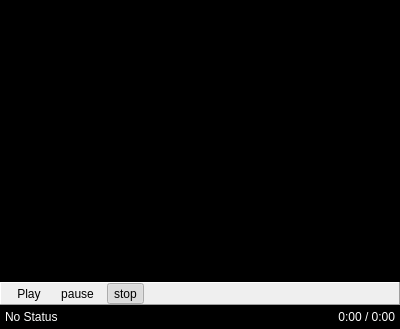
<?xml version="1.0" encoding="UTF-8"?>
<ui version="4.0">
 <class>PhononVideoPlayer</class>
 <widget class="QWidget" name="PhononVideoPlayer">
  <property name="geometry">
   <rect>
    <x>0</x>
    <y>0</y>
    <width>400</width>
    <height>329</height>
   </rect>
  </property>
  <property name="windowTitle">
   <string>Form</string>
  </property>
  <layout class="QVBoxLayout" name="verticalLayout">
   <property name="spacing">
    <number>0</number>
   </property>
   <property name="leftMargin">
    <number>0</number>
   </property>
   <property name="topMargin">
    <number>0</number>
   </property>
   <property name="rightMargin">
    <number>0</number>
   </property>
   <property name="bottomMargin">
    <number>0</number>
   </property>
   <item>
    <widget class="Phonon::VideoWidget" name="player" native="true">
     <property name="sizePolicy">
      <sizepolicy hsizetype="Expanding" vsizetype="Expanding">
       <horstretch>0</horstretch>
       <verstretch>0</verstretch>
      </sizepolicy>
     </property>
     <property name="autoFillBackground">
      <bool>false</bool>
     </property>
     <property name="styleSheet">
      <string notr="true">background-color: rgb(0, 0, 0)</string>
     </property>
    </widget>
   </item>
   <item>
    <widget class="QFrame" name="frame">
     <property name="styleSheet">
      <string notr="true"/>
     </property>
     <property name="frameShape">
      <enum>QFrame::Panel</enum>
     </property>
     <property name="frameShadow">
      <enum>QFrame::Raised</enum>
     </property>
     <layout class="QVBoxLayout" name="verticalLayout_3">
      <property name="leftMargin">
       <number>0</number>
      </property>
      <property name="topMargin">
       <number>0</number>
      </property>
      <property name="rightMargin">
       <number>0</number>
      </property>
      <property name="bottomMargin">
       <number>0</number>
      </property>
      <item>
       <layout class="QHBoxLayout" name="horizontalLayout">
        <property name="leftMargin">
         <number>9</number>
        </property>
        <property name="rightMargin">
         <number>9</number>
        </property>
        <item>
         <widget class="QToolButton" name="tbPlay">
          <property name="toolTip">
           <string>Play</string>
          </property>
          <property name="text">
           <string>Play</string>
          </property>
          <property name="checkable">
           <bool>true</bool>
          </property>
          <property name="autoExclusive">
           <bool>true</bool>
          </property>
          <property name="autoRaise">
           <bool>true</bool>
          </property>
         </widget>
        </item>
        <item>
         <widget class="QToolButton" name="tbPause">
          <property name="toolTip">
           <string>Pause</string>
          </property>
          <property name="text">
           <string>pause</string>
          </property>
          <property name="checkable">
           <bool>true</bool>
          </property>
          <property name="autoExclusive">
           <bool>true</bool>
          </property>
          <property name="autoRaise">
           <bool>true</bool>
          </property>
         </widget>
        </item>
        <item>
         <widget class="QToolButton" name="tbStop">
          <property name="toolTip">
           <string>Stop</string>
          </property>
          <property name="text">
           <string>stop</string>
          </property>
          <property name="checkable">
           <bool>true</bool>
          </property>
          <property name="checked">
           <bool>true</bool>
          </property>
          <property name="autoExclusive">
           <bool>true</bool>
          </property>
          <property name="autoRaise">
           <bool>true</bool>
          </property>
         </widget>
        </item>
        <item>
         <spacer name="horizontalSpacer">
          <property name="orientation">
           <enum>Qt::Horizontal</enum>
          </property>
          <property name="sizeHint" stdset="0">
           <size>
            <width>40</width>
            <height>20</height>
           </size>
          </property>
         </spacer>
        </item>
       </layout>
      </item>
     </layout>
    </widget>
   </item>
   <item>
    <widget class="QWidget" name="statusPanel" native="true">
     <property name="sizePolicy">
      <sizepolicy hsizetype="Preferred" vsizetype="Fixed">
       <horstretch>0</horstretch>
       <verstretch>0</verstretch>
      </sizepolicy>
     </property>
     <property name="styleSheet">
      <string notr="true">background-color: black; 
color: white;</string>
     </property>
     <layout class="QVBoxLayout" name="verticalLayout_2">
      <property name="spacing">
       <number>0</number>
      </property>
      <property name="leftMargin">
       <number>5</number>
      </property>
      <property name="topMargin">
       <number>5</number>
      </property>
      <property name="rightMargin">
       <number>5</number>
      </property>
      <property name="bottomMargin">
       <number>5</number>
      </property>
      <item>
       <layout class="QHBoxLayout" name="horizontalLayout_3">
        <item>
         <widget class="QLabel" name="lStatus">
          <property name="sizePolicy">
           <sizepolicy hsizetype="MinimumExpanding" vsizetype="Preferred">
            <horstretch>0</horstretch>
            <verstretch>0</verstretch>
           </sizepolicy>
          </property>
          <property name="styleSheet">
           <string notr="true"/>
          </property>
          <property name="text">
           <string>No Status</string>
          </property>
         </widget>
        </item>
        <item>
         <widget class="QLabel" name="lTime">
          <property name="sizePolicy">
           <sizepolicy hsizetype="Minimum" vsizetype="Preferred">
            <horstretch>0</horstretch>
            <verstretch>0</verstretch>
           </sizepolicy>
          </property>
          <property name="text">
           <string>0:00 / 0:00</string>
          </property>
          <property name="alignment">
           <set>Qt::AlignRight|Qt::AlignTrailing|Qt::AlignVCenter</set>
          </property>
         </widget>
        </item>
       </layout>
      </item>
     </layout>
    </widget>
   </item>
  </layout>
 </widget>
 <customwidgets>
  <customwidget>
   <class>Phonon::VideoWidget</class>
   <extends>QWidget</extends>
   <header location="global">phonon/videowidget.h</header>
   <container>1</container>
  </customwidget>
 </customwidgets>
 <resources/>
 <connections/>
</ui>
